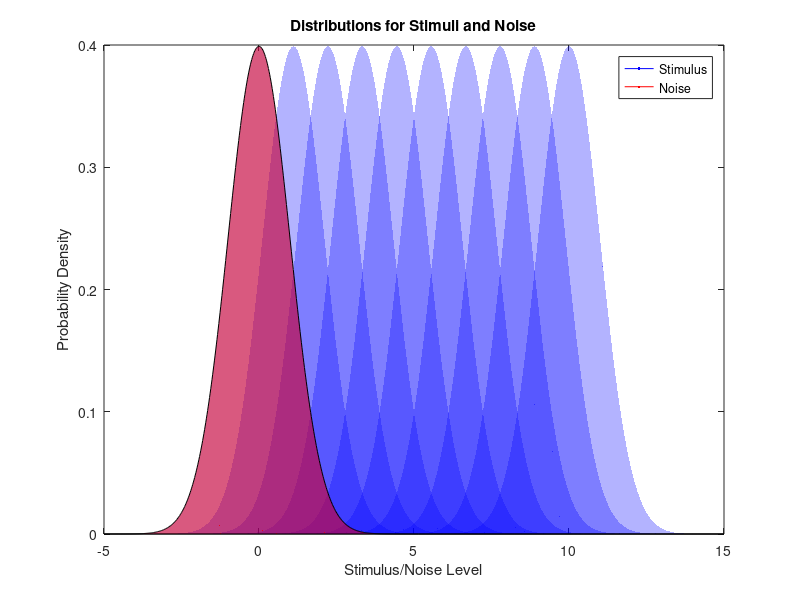

MATLAB code to generate this figure: (Note: this script raises an error after producing the figure.)
clear; close all; clc;
%%
% The experiment here is a 2AFC method of constant stimuli. There are 10
% stimuli levels and a noise level that is chosen randomly from one of the
% stimulus levels. At each trial, one of the stimuli levels are chosen and
% the stimulus is presented either on the left or right randomly, and the
% task of the subject is to determine if the stimulus is on the left or on
% the right. 
% Initialization
nStim = 10;  % Number of stimuli
nTrials = 1e3;
totalTrials = nStim * nTrials;  
stimuli = linspace(0, 10, nStim);  % Stimulus - levels selected
noiseLvl = 0;  % Noise level
% If the noise is lower than signal its a detection task, if the noise is
% in between, its a discrimination task
constNoise = 0.6; % Constant noise
intervalBias = 0.5; % Bias value, get interesting plots when bias = 1 and -1 so this is correct!

% Plot stimulus and noise distributions
% Visualziing stimuli and noise ditributions to make sure the task is hard
% enough but not too hard
figure;
x = linspace(-5, 15, 1000); 
for i = 1:nStim
    y = normpdf(x, stimuli(i), 1); 
    fill(x, y, 'b', 'FaceAlpha', 0.3, 'EdgeColor', 'none'); 
    hold on;
end
fill(x, normpdf(x, noiseLvl, 1), 'r', 'FaceAlpha', 0.5);
hStimulus = plot(NaN, NaN, 'b', 'DisplayName', 'Stimulus');
hNoise = plot(NaN, NaN, 'r', 'DisplayName', 'Noise');
xlabel('Stimulus/Noise Level');
ylabel('Probability Density');
title('Distributions for Stimuli and Noise');
legend([hStimulus, hNoise], 'Location', 'northeast');

% Simulate side where the signal is on each trial uniformly
% Seq is the sequence of stimuli levels, chosen randomly. One step close to
% adding history effects :/
side = randsample([-1, 1], totalTrials, true);
seq = repmat(stimuli, 1, nTrials);
seq = seq(randperm(length(seq)));

% Psychometric function for performing the decision making 
logistic = @(x) 1 ./ (1 + exp(-x));

% Sample noise and signal from a standard normal distribution given the
% mean which is the signal and the noise levels
noiseSamp = normrnd(noiseLvl, 1, [1, totalTrials]);
signalSamp = normrnd(seq, 1, [1, totalTrials]);

% Get the probablility of making response given the signal and noise for
% different conditions
prob = logistic(signalSamp - noiseSamp);
probWithNoise = logistic(signalSamp - noiseSamp + constNoise);
probWithIntervalBias = logistic(signalSamp - noiseSamp);
probWithIntervalBias(side == 1) = min(probWithIntervalBias(side == 1) + intervalBias/2, 1);
probWithIntervalBias(side == -1) = max(probWithIntervalBias(side == -1) - intervalBias/2, 0);

% Get ther respones by comparing probablity to a random number. Turnint it
% into -1 or 1 depending on the side of the stimulus
resp = 2 * (rand(1, totalTrials) < prob) - 1; 
resp = resp .* side; 
respWithNoise = 2 * (rand(1, totalTrials) < probWithNoise) - 1; 
respWithNoise = respWithNoise .* side; 
respWithIntervalBias = 2 * (rand(1, totalTrials) < probWithIntervalBias) - 1; 
respWithIntervalBias = respWithIntervalBias .* side; 

% Initialize a structure to store d' on each side and d' aggregated (i am
% not entirely sure of the aggregate d' here but seems to work)
metrics = struct('normal', zeros(2, nStim), 'noise', zeros(2, nStim), ...
                'intervalBias', zeros(2, nStim));
aggMetrics = struct('normal', zeros(1, nStim), 'noise', zeros(1, nStim), ...
                'intervalBias', zeros(1, nStim));

% Simulating the experiment as a psychophysics task and computing d'
% without noise, with noise and with interval bias for each side
for i = 1:nStim
    for j = 1:2
        sVal = 2 * j - 3;
        trials = (seq == stimuli(i)) & (side == sVal);
        % Without noise
        metrics.normal(j, i) = calcDPrime(resp, trials, sVal);
        % With constant noise
        metrics.noise(j, i) = calcDPrime(respWithNoise, trials, sVal);
        % With interval bias
        metrics.intervalBias(j, i) = calcDPrime(respWithIntervalBias, trials, sVal);
    end
end

% Simulating the experiment as a psychophysics task and computing d'
% without noise, with noise and with interval bias as an aggregate
for i = 1:nStim
    trialsleft = (seq == stimuli(i)) & (side == -1);
    trialsright = (seq == stimuli(i)) & (side == 1);
    % Without noise
    aggMetrics.normal(i) = calcDPrimeAggregate(resp, trialsleft, trialsright);
    % With constant noise
    aggMetrics.noise(i) = calcDPrimeAggregate(respWithNoise, trialsleft, trialsright);
    % With interval bias
    aggMetrics.intervalBias(i) = calcDPrimeAggregate(respWithIntervalBias, trialsleft, trialsright);
end

% d-prime for left and right sides
figure;
plot(metrics.normal(1, :), metrics.normal(2, :), 'ro-', 'LineWidth', 1.5, 'DisplayName', 'Normal');
hold on;
plot(metrics.noise(1, :), metrics.noise(2, :), 'bo-', 'LineWidth', 1.5, 'DisplayName', 'Noise');
plot(metrics.intervalBias(1, :), metrics.intervalBias(2, :), 'mo-', 'LineWidth', 1.5, 'DisplayName', 'Interval Bias');
xlabel("d' Left");
ylabel("d' Right");
title("d' Left vs Right");
grid on;
legend('Location', 'best');
hold off;

% d-prime as a function of stimulus level
figure;
plot(stimuli, aggMetrics.normal, 'ro-', 'LineWidth', 1.5, 'DisplayName', 'Normal');
hold on;
plot(stimuli, aggMetrics.noise, 'bo-', 'LineWidth', 1.5, 'DisplayName', 'Noise');
plot(stimuli, aggMetrics.intervalBias, 'mo-', 'LineWidth', 1.5, 'DisplayName', 'Interval Bias');
xlabel("Stimulus Level");
ylabel("d' Aggregate");
title("d' as a Function of Stimulus Level");
legend('Location', 'best');
grid on;
hold off;

% d-prime for interval bias before and after correction
figure;
plot(stimuli, aggMetrics.intervalBias, 'ko-', 'LineWidth', 1.5, 'DisplayName', 'Raw Bias');
hold on;
plot(stimuli,  (metrics.intervalBias(1, :)+  metrics.intervalBias(2, :))./sqrt(2), 'mo-', 'LineWidth', 1.5, 'DisplayName', 'Corrected Bias');
xlabel("Stimulus Level");
ylabel("d' Aggregate");
title("d' as a Function of Stimulus Level");
legend('Location', 'best');
grid on;
hold off;

% Fit a cumulative Gaussian to the d' data
% Comment: This makes sense to me because dprime should saturate when the
% trials are too easy and too hard, I guess I am not getting the point of
% computing the parameters, so analysis after this probably makes no sense
fitFunc = @(b, x) 1 ./ (1 + exp(-b(1) * (x - b(2))));
betaNormal = nlinfit(stimuli, aggMetrics.normal, fitFunc, rand(2, 1));
betaNoise = nlinfit(stimuli, aggMetrics.noise, fitFunc, rand(2, 1));
betaBias = nlinfit(stimuli, aggMetrics.intervalBias, fitFunc, rand(2, 1));

% Use the fitted parameters to estimate d' at various stimulus levels
stimLevelsFine = linspace(min(stimuli), max(stimuli), 1e3);
dPrimeEstNormal = fitFunc(betaNormal, stimLevelsFine);
dPrimeEstNoise = fitFunc(betaNoise, stimLevelsFine);
dPrimeEstBias = fitFunc(betaBias, stimLevelsFine);

figure;
scatter(dPrimeEstNormal, dPrimeEstBias);
xlabel('d'' Estimate - Normal');
ylabel('d'' Estimate - With Bias');
title('Comparison of d'' Estimates');
grid on;

%% Functions to compute d-prime
function dP = calcDPrime(responses, trials, sVal)
    % This function computes dprime separately for left and right sides
    hits = sum(responses(trials) == sVal);
    misses = sum(responses(trials) == -sVal);
    fAlarms = sum(responses(trials) == -sVal);
    cRejects = sum(responses(trials) == sVal);
    hitRate = (hits + 0.5) / (hits + misses + 1);
    fAlarmRate = (fAlarms + 0.5) / (fAlarms + cRejects + 1);
    dP = norminv(hitRate) - norminv(fAlarmRate);
end

function dP = calcDPrimeAggregate(responses, trialsLeft, trialsRight)
    % This function compute dprime aggregated over left and right side
    hits = sum(responses(trialsLeft) == -1) + sum(responses(trialsRight) == 1);
    misses = sum(responses(trialsLeft) == 1) + sum(responses(trialsRight) == -1);
    fAlarms = sum(responses(trialsLeft) == 1) + sum(responses(trialsRight) == -1);
    cRejects = sum(responses(trialsLeft) == -1) + sum(responses(trialsRight) == 1);
    hitRate = (hits + 0.5) / (hits + misses + 1);
    fAlarmRate = (fAlarms + 0.5) / (fAlarms + cRejects + 1);
    dP = norminv(hitRate) - norminv(fAlarmRate);
end